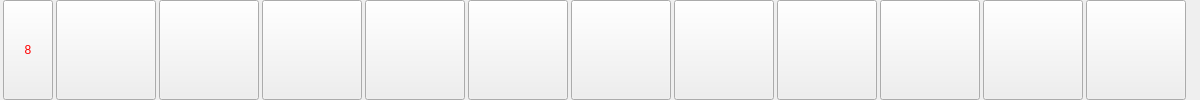
     <widget class="QWidget" name="line7" native="true">
      <property name="minimumSize">
       <size>
        <width>1200</width>
        <height>100</height>
       </size>
      </property>
      <property name="maximumSize">
       <size>
        <width>1200</width>
        <height>100</height>
       </size>
      </property>
      <layout class="QHBoxLayout" name="horizontalLayout_9">
       <property name="spacing">
        <number>0</number>
       </property>
       <property name="sizeConstraint">
        <enum>QLayout::SetNoConstraint</enum>
       </property>
       <property name="leftMargin">
        <number>0</number>
       </property>
       <property name="topMargin">
        <number>0</number>
       </property>
       <property name="rightMargin">
        <number>0</number>
       </property>
       <property name="bottomMargin">
        <number>0</number>
       </property>
       <item>
        <widget class="QToolButton" name="toolButton_47">
         <property name="minimumSize">
          <size>
           <width>50</width>
           <height>100</height>
          </size>
         </property>
         <property name="maximumSize">
          <size>
           <width>50</width>
           <height>100</height>
          </size>
         </property>
         <property name="styleSheet">
          <string notr="true">color: rgb(255, 0, 0);
font: 18pt &quot;华文琥珀&quot;;</string>
         </property>
         <property name="text">
          <string>8</string>
         </property>
         <property name="iconSize">
          <size>
           <width>80</width>
           <height>80</height>
          </size>
         </property>
         <property name="autoRaise">
          <bool>false</bool>
         </property>
        </widget>
       </item>
       <item>
        <widget class="QPushButton" name="col7_0">
         <property name="minimumSize">
          <size>
           <width>100</width>
           <height>100</height>
          </size>
         </property>
         <property name="maximumSize">
          <size>
           <width>100</width>
           <height>100</height>
          </size>
         </property>
         <property name="text">
          <string/>
         </property>
         <property name="iconSize">
          <size>
           <width>100</width>
           <height>100</height>
          </size>
         </property>
        </widget>
       </item>
       <item>
        <widget class="QPushButton" name="col7_1">
         <property name="minimumSize">
          <size>
           <width>100</width>
           <height>100</height>
          </size>
         </property>
         <property name="maximumSize">
          <size>
           <width>100</width>
           <height>100</height>
          </size>
         </property>
         <property name="text">
          <string/>
         </property>
         <property name="iconSize">
          <size>
           <width>100</width>
           <height>100</height>
          </size>
         </property>
        </widget>
       </item>
       <item>
        <widget class="QPushButton" name="col7_2">
         <property name="minimumSize">
          <size>
           <width>100</width>
           <height>100</height>
          </size>
         </property>
         <property name="maximumSize">
          <size>
           <width>100</width>
           <height>100</height>
          </size>
         </property>
         <property name="text">
          <string/>
         </property>
         <property name="iconSize">
          <size>
           <width>100</width>
           <height>100</height>
          </size>
         </property>
        </widget>
       </item>
       <item>
        <widget class="QPushButton" name="col7_3">
         <property name="minimumSize">
          <size>
           <width>100</width>
           <height>100</height>
          </size>
         </property>
         <property name="maximumSize">
          <size>
           <width>100</width>
           <height>100</height>
          </size>
         </property>
         <property name="text">
          <string/>
         </property>
         <property name="iconSize">
          <size>
           <width>100</width>
           <height>100</height>
          </size>
         </property>
        </widget>
       </item>
       <item>
        <widget class="QPushButton" name="col7_4">
         <property name="minimumSize">
          <size>
           <width>100</width>
           <height>100</height>
          </size>
         </property>
         <property name="maximumSize">
          <size>
           <width>100</width>
           <height>100</height>
          </size>
         </property>
         <property name="text">
          <string/>
         </property>
         <property name="iconSize">
          <size>
           <width>100</width>
           <height>100</height>
          </size>
         </property>
        </widget>
       </item>
       <item>
        <widget class="QPushButton" name="col7_5">
         <property name="minimumSize">
          <size>
           <width>100</width>
           <height>100</height>
          </size>
         </property>
         <property name="maximumSize">
          <size>
           <width>100</width>
           <height>100</height>
          </size>
         </property>
         <property name="text">
          <string/>
         </property>
         <property name="iconSize">
          <size>
           <width>100</width>
           <height>100</height>
          </size>
         </property>
        </widget>
       </item>
       <item>
        <widget class="QPushButton" name="col7_6">
         <property name="minimumSize">
          <size>
           <width>100</width>
           <height>100</height>
          </size>
         </property>
         <property name="maximumSize">
          <size>
           <width>100</width>
           <height>100</height>
          </size>
         </property>
         <property name="text">
          <string/>
         </property>
         <property name="iconSize">
          <size>
           <width>100</width>
           <height>100</height>
          </size>
         </property>
        </widget>
       </item>
       <item>
        <widget class="QPushButton" name="col7_7">
         <property name="minimumSize">
          <size>
           <width>100</width>
           <height>100</height>
          </size>
         </property>
         <property name="maximumSize">
          <size>
           <width>100</width>
           <height>100</height>
          </size>
         </property>
         <property name="text">
          <string/>
         </property>
         <property name="iconSize">
          <size>
           <width>100</width>
           <height>100</height>
          </size>
         </property>
        </widget>
       </item>
       <item>
        <widget class="QPushButton" name="col7_8">
         <property name="minimumSize">
          <size>
           <width>100</width>
           <height>100</height>
          </size>
         </property>
         <property name="maximumSize">
          <size>
           <width>100</width>
           <height>100</height>
          </size>
         </property>
         <property name="text">
          <string/>
         </property>
         <property name="iconSize">
          <size>
           <width>100</width>
           <height>100</height>
          </size>
         </property>
        </widget>
       </item>
       <item>
        <widget class="QPushButton" name="col7_9">
         <property name="minimumSize">
          <size>
           <width>100</width>
           <height>100</height>
          </size>
         </property>
         <property name="maximumSize">
          <size>
           <width>100</width>
           <height>100</height>
          </size>
         </property>
         <property name="text">
          <string/>
         </property>
         <property name="iconSize">
          <size>
           <width>100</width>
           <height>100</height>
          </size>
         </property>
        </widget>
       </item>
       <item>
        <widget class="QPushButton" name="col7_10">
         <property name="minimumSize">
          <size>
           <width>100</width>
           <height>100</height>
          </size>
         </property>
         <property name="maximumSize">
          <size>
           <width>100</width>
           <height>100</height>
          </size>
         </property>
         <property name="text">
          <string/>
         </property>
         <property name="iconSize">
          <size>
           <width>100</width>
           <height>100</height>
          </size>
         </property>
        </widget>
       </item>
      </layout>
     </widget>
